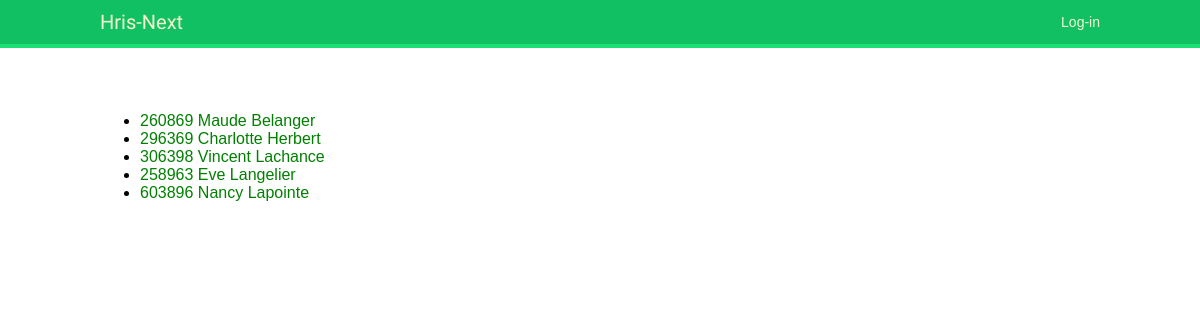
Screenshot of /hris/ with the database file from the repository.
### hris/models.py (models this page shows, shortened)
class Employee(models.Model):
    first_name = models.CharField(max_length=50, help_text='Enter employee\'s first name')
    last_name = models.CharField(max_length=50, help_text='Enter employee\'s last name')
    birthdate = models.DateField()
    sin_number = models.IntegerField()
    salary = models.DecimalField(max_digits = 16, decimal_places = 5)
    employee_number = models.IntegerField()
    hire_date = models.DateField()
    street_no = models.CharField(max_length=10, default=' ',help_text='Enter employee\'s address')
    street_name = models.CharField(max_length=50, default=' ',help_text='Enter employee\'s address')
    city = models.CharField(max_length=50, default=' ', help_text='Enter employee\'s address')
    post_code = models.CharField(max_length=7, default=' ',help_text='Enter employee\'s postal code')
    class Meta:
        ordering = ['last_name', 'first_name','birthdate']

### hris/views.py (the view)
# urls.py: path('', views.index, name='index'),
def index(request):
    latest_employees_list = Employee.objects.all()
    context = {
        'latest_employees_list' : latest_employees_list ,
    }
    return render(request, 'hris/index.html', context=context)

### hris/templates/hris/index.html
{% extends "base_generic.html" %}
{% load static %}
{% block content %}
<link rel="stylesheet" type="text/css" href="{% static 'hris/style.css' %}">
<br>
{% if latest_employees_list %}
    <ul>
    {% for employee in latest_employees_list %}
        <li><a href="{% url "hris:employee-detail" employee.id %}">{{ employee.employee_number }}  {{ employee.first_name }}  {{ employee.last_name }}</a></li>
    {% endfor %}
            <br>
    </ul>
{% else %}
    <p>No employee are available.</p>
{% endif %}
<br>
{% endblock %}

### static/css/base.css (style rules this page uses)
body { margin:0; padding:0; font-family:helvetica, sans-serif; }
a { color:#12c064; text-decoration:none; }

### static/hris/style.css (style rules this page uses)
li a { color: green; }
body { background: white url("images/background.gif") no-repeat; }

### rows the page displays
Employee: employee_number "260869", first_name "Maude", last_name "Belanger"
Employee: employee_number "296369", first_name "Charlotte", last_name "Herbert"
Employee: employee_number "306398", first_name "Vincent", last_name "Lachance"
Employee: employee_number "258963", first_name "Eve", last_name "Langelier"
Employee: employee_number "603896", first_name "Nancy", last_name "Lapointe"
